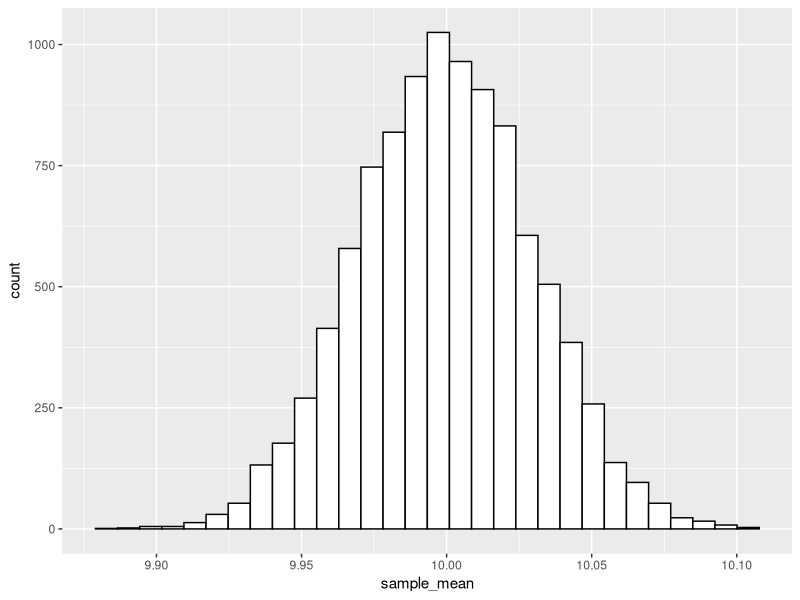
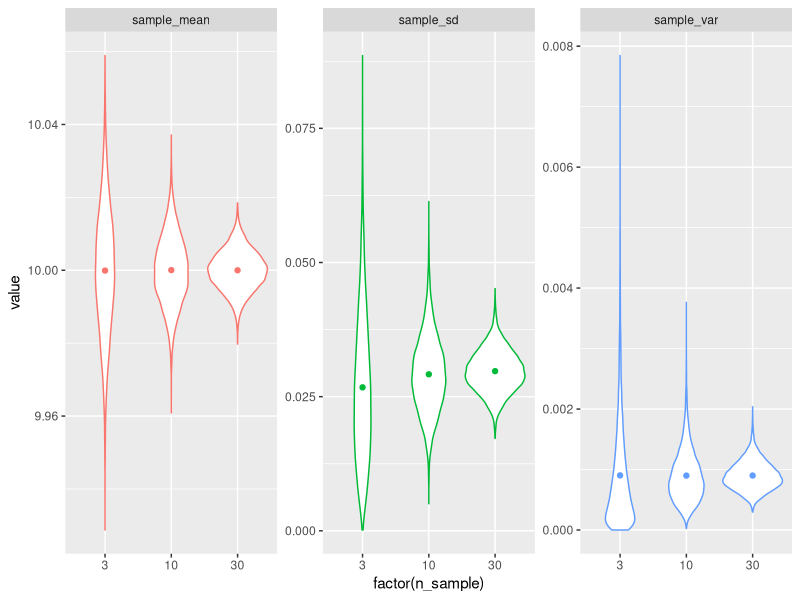
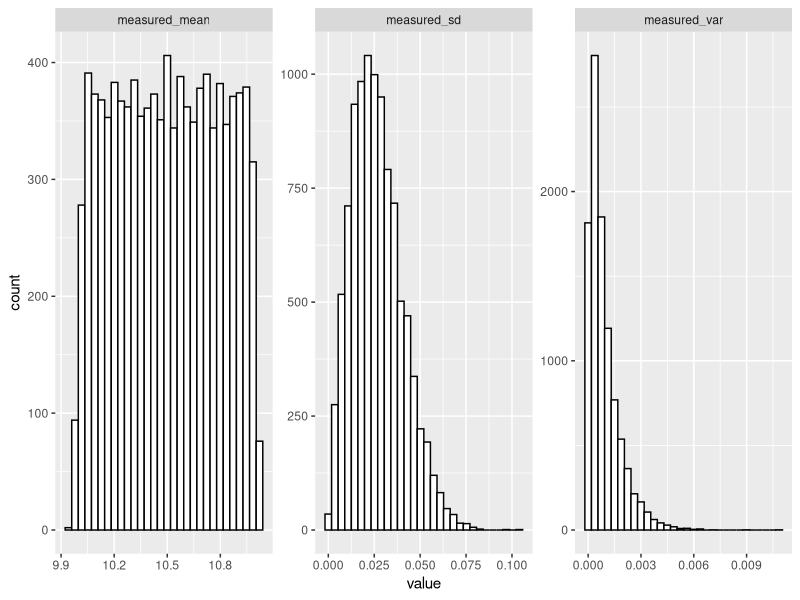

The R source for these figures, in order:
## ---- chunk 1
knitr::opts_chunk$set(
  echo = TRUE,
  include = TRUE,
  message = FALSE,
  warning = FALSE,
  cache = FALSE
)
## ---- chunk 2
library(tidyverse)
## ---- chunk 3
rnorm_simulation <- function(mu, sigma, n_sample, n_test = 10000, seed = NULL) {
  if (!is.null(seed)) set.seed(seed)
  m_list <- vector("double", n_test)
  s_list <- vector("double", n_test)
  v_list <- vector("double", n_test)
  for (i in 1:n_test) {
    a_sample <- rnorm(n_sample, mean = mu, sd = sigma)
    m_list[[i]] <- mean(a_sample)
    s_list[[i]] <- sd(a_sample)
    v_list[[i]] <- var(a_sample)
  }
  tibble(
    n_sample = n_sample, 
    sample_mean = m_list, 
    sample_sd = s_list, 
    sample_var = v_list)  
}
## ---- chunk 4
mu <- 10        # thickness average
sigma <- 0.03   # 초음파측정의 표준편차, 임의의 값
# var <- 0.0009 # sigma^2 
## ---- chunk 5
df <- rnorm_simulation(mu = mu, sigma = sigma, n_sample = 1, seed = 22)
df
## ---- chunk 6
df %>%
  summarize(
    mean = mean(sample_mean), 
    sd = sd(sample_mean), 
    var = var(sample_mean)
)
## ---- chunk 7
df %>% ggplot(aes(sample_mean)) + 
  geom_histogram(color = "black", fill = "white")
## ---- chunk 8
df1 <- rnorm_simulation(mu = mu, sigma = sigma, n_sample = 3, seed = 22)
df2 <- rnorm_simulation(mu = mu, sigma = sigma, n_sample = 10, seed = 22)
df3 <- rnorm_simulation(mu = mu, sigma = sigma, n_sample = 30, seed = 22)
df <- bind_rows(df1, df2, df3)
df
## ---- chunk 9
df %>%
  group_by(n_sample) %>%
  summarize_all(mean)
## ---- chunk 10
df %>%
  pivot_longer(names_to = "key", values_to = "value", -n_sample) %>%
  arrange(n_sample, key) %>%
  ggplot(aes(x = factor(n_sample), y = value, group = n_sample, color = key)) +
  geom_violin() +
  geom_point(stat='summary', fun = 'mean') +
  facet_wrap(~key, scales = "free") +
  theme(legend.position = "none")
## ---- chunk 11
n_sample <- 3
thickness_real <- rep(seq(10, 11, length.out = 100), each = 100)

list1 <- list()
list2 <- list()
list3 <- list()
for (i in 1:length(thickness_real)) {
  list1[[i]] <- rep(i, n_sample)
  list2[[i]] <- rep(thickness_real[[i]], n_sample)
  list3[[i]] <- rnorm(n_sample, mean = thickness_real[[i]], sd = sigma)
}
df1 <- tibble(
  grid = unlist(list1),
  real = unlist(list2),
  measured = unlist(list3),
)
df1

## Alternative shortened code
# thickness_error <- rnorm_simulation(
#   mu = 0, sigma = sigma, n_sample = 3, seed = 22, n_test = 10000
# )
# thickness_error$real <- thickness_real
# df2 <- thickness_error %>%
#   mutate(sample_mean = sample_mean + real, grid = 1:n())
## ---- chunk 12
df1_summarized <- df1 %>%
  group_by(grid) %>%
  summarize(
    n_sample = n(), 
    measured_mean = mean(measured),
    measured_sd = sd(measured),
    measured_var = var(measured),
  )
df1_summarized
## ---- chunk 13
df1_summarized %>%
  summarize_at(vars(starts_with("measured")), mean)
## ---- chunk 14
df1_summarized %>%
  pivot_longer(starts_with("measured"), names_to = "key", values_to = "value") %>%
  arrange(key) %>%
  select(-grid, -n_sample) %>%
  ggplot(aes(value)) +
  geom_histogram(color = "black", fill = "white") +
  facet_wrap(~key, scales = "free")
